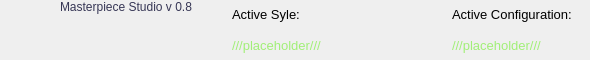
     <widget class="QWidget" name="topBar" native="true">
      <property name="sizePolicy">
       <sizepolicy hsizetype="Preferred" vsizetype="Fixed">
        <horstretch>0</horstretch>
        <verstretch>0</verstretch>
       </sizepolicy>
      </property>
      <property name="minimumSize">
       <size>
        <width>0</width>
        <height>40</height>
       </size>
      </property>
      <property name="maximumSize">
       <size>
        <width>16777215</width>
        <height>60</height>
       </size>
      </property>
      <layout class="QHBoxLayout" name="horizontalLayout_29">
       <property name="spacing">
        <number>0</number>
       </property>
       <property name="leftMargin">
        <number>0</number>
       </property>
       <property name="topMargin">
        <number>0</number>
       </property>
       <property name="rightMargin">
        <number>0</number>
       </property>
       <property name="bottomMargin">
        <number>0</number>
       </property>
       <item>
        <widget class="QLabel" name="corner_logo">
         <property name="sizePolicy">
          <sizepolicy hsizetype="Fixed" vsizetype="Fixed">
           <horstretch>0</horstretch>
           <verstretch>0</verstretch>
          </sizepolicy>
         </property>
         <property name="minimumSize">
          <size>
           <width>60</width>
           <height>60</height>
          </size>
         </property>
         <property name="maximumSize">
          <size>
           <width>60</width>
           <height>60</height>
          </size>
         </property>
         <property name="text">
          <string/>
         </property>
         <property name="pixmap">
          <pixmap>../data/images/avante-note.png</pixmap>
         </property>
         <property name="scaledContents">
          <bool>true</bool>
         </property>
        </widget>
       </item>
       <item>
        <widget class="QLabel" name="version_display">
         <property name="sizePolicy">
          <sizepolicy hsizetype="Maximum" vsizetype="Preferred">
           <horstretch>0</horstretch>
           <verstretch>0</verstretch>
          </sizepolicy>
         </property>
         <property name="font">
          <font>
           <pointsize>9</pointsize>
          </font>
         </property>
         <property name="styleSheet">
          <string notr="true">QLabel {
	font-size: 9pt;
	color:rgb(54, 54, 85);
}</string>
         </property>
         <property name="text">
          <string>Masterpiece Studio v 0.8</string>
         </property>
         <property name="alignment">
          <set>Qt::AlignLeading|Qt::AlignLeft|Qt::AlignTop</set>
         </property>
         <property name="wordWrap">
          <bool>true</bool>
         </property>
         <property name="margin">
          <number>6</number>
         </property>
        </widget>
       </item>
       <item>
        <widget class="QWidget" name="active_states" native="true">
         <property name="styleSheet">
          <string notr="true">QLabel {
	font-size: 10pt;
}</string>
         </property>
         <layout class="QVBoxLayout" name="verticalLayout_35">
          <property name="spacing">
           <number>2</number>
          </property>
          <property name="leftMargin">
           <number>0</number>
          </property>
          <property name="topMargin">
           <number>0</number>
          </property>
          <property name="rightMargin">
           <number>0</number>
          </property>
          <property name="bottomMargin">
           <number>0</number>
          </property>
          <item>
           <widget class="QWidget" name="widget_10" native="true">
            <layout class="QHBoxLayout" name="horizontalLayout_34">
             <property name="spacing">
              <number>0</number>
             </property>
             <property name="leftMargin">
              <number>40</number>
             </property>
             <property name="topMargin">
              <number>0</number>
             </property>
             <property name="rightMargin">
              <number>0</number>
             </property>
             <property name="bottomMargin">
              <number>0</number>
             </property>
             <item>
              <widget class="QLabel" name="active_style_label">
               <property name="sizePolicy">
                <sizepolicy hsizetype="Fixed" vsizetype="Preferred">
                 <horstretch>0</horstretch>
                 <verstretch>0</verstretch>
                </sizepolicy>
               </property>
               <property name="minimumSize">
                <size>
                 <width>220</width>
                 <height>0</height>
                </size>
               </property>
               <property name="font">
                <font>
                 <pointsize>10</pointsize>
                </font>
               </property>
               <property name="styleSheet">
                <string notr="true"/>
               </property>
               <property name="text">
                <string>Active Syle:</string>
               </property>
              </widget>
             </item>
             <item>
              <widget class="QLabel" name="active_configuration_label">
               <property name="font">
                <font>
                 <pointsize>10</pointsize>
                </font>
               </property>
               <property name="styleSheet">
                <string notr="true"/>
               </property>
               <property name="text">
                <string>Active Configuration:</string>
               </property>
              </widget>
             </item>
            </layout>
           </widget>
          </item>
          <item>
           <widget class="QWidget" name="widget_13" native="true">
            <layout class="QHBoxLayout" name="horizontalLayout_36">
             <property name="spacing">
              <number>0</number>
             </property>
             <property name="leftMargin">
              <number>40</number>
             </property>
             <property name="topMargin">
              <number>0</number>
             </property>
             <property name="rightMargin">
              <number>0</number>
             </property>
             <property name="bottomMargin">
              <number>0</number>
             </property>
             <item>
              <widget class="QLabel" name="topBar_active_style_display">
               <property name="sizePolicy">
                <sizepolicy hsizetype="Fixed" vsizetype="Preferred">
                 <horstretch>0</horstretch>
                 <verstretch>0</verstretch>
                </sizepolicy>
               </property>
               <property name="minimumSize">
                <size>
                 <width>220</width>
                 <height>0</height>
                </size>
               </property>
               <property name="font">
                <font>
                 <pointsize>10</pointsize>
                </font>
               </property>
               <property name="styleSheet">
                <string notr="true">QLabel {
	color: rgb(161, 239, 119);
}</string>
               </property>
               <property name="text">
                <string>///placeholder///</string>
               </property>
              </widget>
             </item>
             <item>
              <widget class="QLabel" name="topBar_active_configuration_display">
               <property name="font">
                <font>
                 <pointsize>10</pointsize>
                </font>
               </property>
               <property name="styleSheet">
                <string notr="true">QLabel {
	color: rgb(161, 239, 119);
}</string>
               </property>
               <property name="text">
                <string>///placeholder///</string>
               </property>
              </widget>
             </item>
            </layout>
           </widget>
          </item>
         </layout>
        </widget>
       </item>
       <item>
        <widget class="QWidget" name="widget_14" native="true">
         <layout class="QHBoxLayout" name="horizontalLayout_37"/>
        </widget>
       </item>
      </layout>
     </widget>
